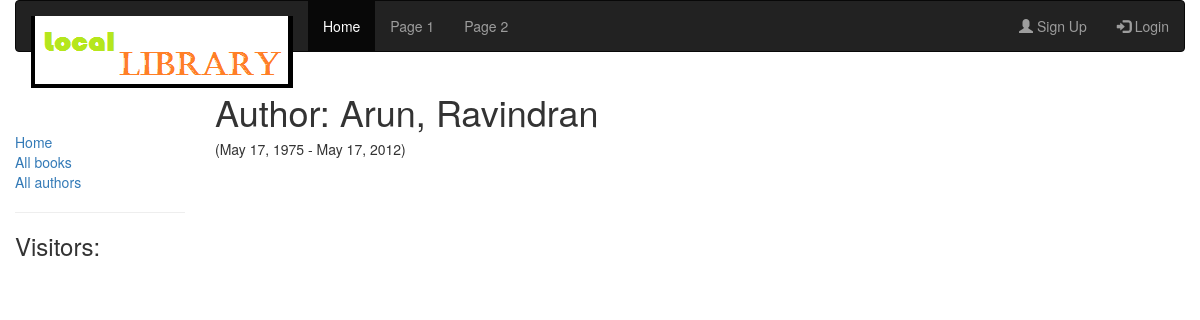
Page /catalog/authors/1 on the committed database.
### catalog/models.py (models this page shows, shortened)
class Author(models.Model):
    first_name = models.CharField(max_length=100)
    last_name = models.CharField(max_length=100)
    date_of_birth = models.DateField(null=True, blank=True)
    date_of_death = models.DateField('Died', null=True, blank=True)

### catalog/views.py (the view)
# urls.py: url(r'^authors/(?P<pk>\d+)$', views.AuthorDetailView.as_view(), name='author-detail'),
class AuthorDetailView(generic.DetailView):
	model = Author

### catalog/templates/catalog/author_detail.html
{% extends "base_generic.html" %}
{% block content %}
  <h1>Author: {{ author.first_name }}, {{ author.last_name }}</h1>
  <h5>({{ author.date_of_birth }} - {{ author.date_of_death }})</h5>
{% endblock %}

### rows in the picture
Author: first_name "Arun", last_name "Ravindran", date_of_birth "May 17, 1975", date_of_death "May 17, 2012"
